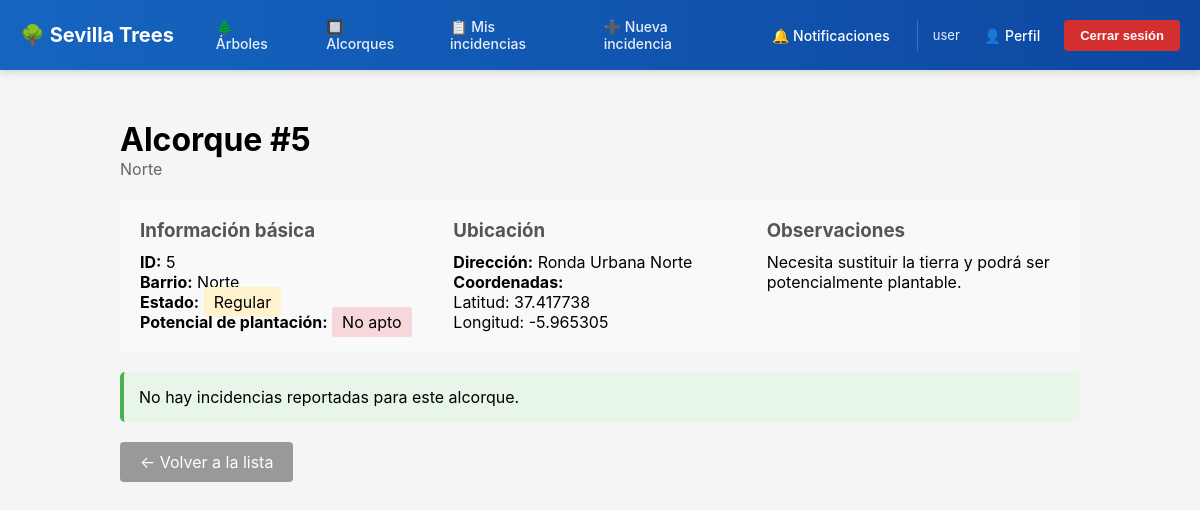
Page /inventario/alcorques/5/ (signed in) on the earlier database version.
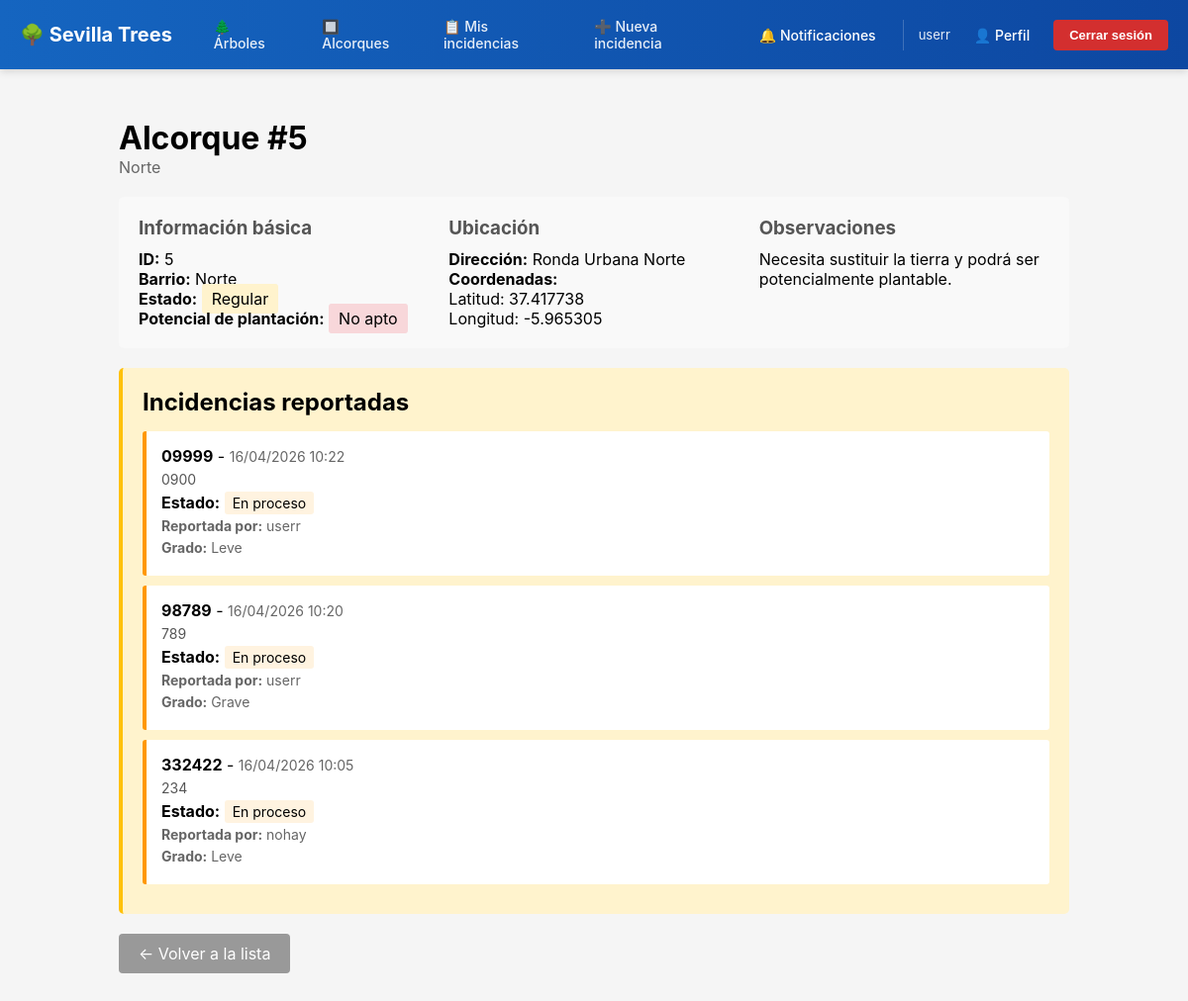
Same page on the later database version.
### cuentas/models.py (models this page shows, shortened)
class Usuario(AbstractUser):
	class Rol(models.TextChoices):
		REGISTRADO = "REGISTRADO", "Registrado"
		ADMINISTRADOR = "ADMINISTRADOR", "Administrador"
	class EstadoCuenta(models.TextChoices):
		ACTIVA = "ACTIVA", "Activa"
		PENDIENTE_ELIMINACION = "PENDIENTE_ELIMINACION", "Pendiente eliminación"
		ELIMINADA = "ELIMINADA", "Eliminada"
	nombre = models.CharField(max_length=159)
	correo = models.EmailField(unique=True)
	rol = models.CharField(max_length=20, choices=Rol.choices, default=Rol.REGISTRADO,)
	fecha_registro = models.DateTimeField(default=timezone.now)
	estado_cuenta = models.CharField(max_length=30, choices=EstadoCuenta.choices, default=EstadoCuenta.ACTIVA)
	USERNAME_FIELD = "correo"
	REQUIRED_FIELDS = ["username"]
	@property
	def es_admin(self) -> bool:
		return self.rol == self.Rol.ADMINISTRADOR
	@property
	def notificaciones_sin_leer(self) -> int:
		return self.notificaciones.filter(leido=False).count()

### incidencias/models.py (models this page shows, shortened)
class Incidencia(models.Model):
	class Grado(models.TextChoices):
		LEVE = "LEVE", "Leve"
		MEDIO = "MEDIO", "Medio"
		GRAVE = "GRAVE", "Grave"
	class Estado(models.TextChoices):
		ABIERTA = "ABIERTA", "Abierta"
		EN_PROCESO = "EN_PROCESO", "En proceso"
		CERRADA = "CERRADA", "Cerrada"
	titulo = models.CharField(max_length=120)
	descripcion = models.TextField()
	grado_incidencia = models.CharField(max_length=30, choices=Grado.choices, default=Grado.LEVE)
	fecha_reporte = models.DateTimeField(auto_now_add=True)
	fecha_act = models.DateTimeField(auto_now=True, null=True, blank=True)
	estado = models.CharField(max_length=30, choices=Estado.choices, default=Estado.ABIERTA)
	foto = models.ImageField(upload_to='incidencias/', null=True, blank=True)
	observaciones_internas = models.TextField(null=True, blank=True, help_text="Solo visible para administradores")
	usuario = models.ForeignKey("cuentas.Usuario", on_delete=models.PROTECT, related_name="usu_incidencia")
	arbol = models.ForeignKey("inventario.Arbol", on_delete=models.PROTECT, null=True, blank=True, related_name="arbol_inci")
	alcorque = models.ForeignKey("inventario.Alcorque", on_delete=models.PROTECT, null=True, blank=True, related_name="alcorque_inci")
	admin_resp = models.ForeignKey("cuentas.Usuario", on_delete=models.PROTECT, null=True, blank=True, related_name="admin_inci")
	class Meta: constraints = [
		models.CheckConstraint(check=(
			(Q(arbol__isnull=False) & Q(alcorque__isnull=True)) |
			(Q(arbol__isnull=True) & Q(alcorque__isnull=False))),
		name="check_arbol_alcorque_incidencia",),]

### inventario/views.py (the view)
# urls.py: path("alcorques/<int:pk>/", views.alcorque_detalle, name="alcorque_detalle"),
def alcorque_detalle(request, pk):
    alcorque = get_object_or_404(Alcorque.objects.select_related("barrio"), pk=pk)
    incidencias = []
    if request.user.is_authenticated:
        incidencias = alcorque.alcorque_inci.select_related("usuario", "admin_resp").order_by("-fecha_reporte")
    return render(request, "inventario/alcorque_detalle.html", {"alcorque": alcorque, "incidencias": incidencias,})

### templates/inventario/alcorque_detalle.html (shortened to what the changed rows need)
{% extends "base.html" %}
{% block content %}
<div style="max-width: 1000px; margin: 30px auto; padding: 20px;">
    <div style="display: flex; justify-content: space-between; align-items: start; margin-bottom: 20px;">
        <div>
            <h1>Alcorque #{{ alcorque.id }}</h1>
        </div>
    </div>
    {% if incidencias %}
        <div style="background-color: #fff3cd; padding: 20px; border-radius: 5px; border-left: 4px solid #ffc107;">
            <h2>Incidencias reportadas</h2>
            <div style="margin-top: 15px;">
                {% for incidencia in incidencias %}
                    <div style="background-color: white; padding: 15px; margin-bottom: 10px; border-radius: 3px; border-left: 4px solid {% if incidencia.estado == 'ABIERTA' %}#d32f2f{% elif incidencia.estado == 'EN_PROCESO' %}#ff9800{% elif incidencia.estado == 'RESUELTA' %}#4caf50{% else %}#2196f3{% endif %};">
                        <p><strong>{{ incidencia.titulo }}</strong> - <span style="color: #666; font-size: 14px;">{{ incidencia.fecha_reporte|date:"d/m/Y H:i" }}</span></p>
                        <p style="color: #555; font-size: 14px; margin: 5px 0;">{{ incidencia.descripcion|truncatewords:30 }}</p>
                        <p style="margin: 5px 0;"><strong>Estado:</strong> <span style="background-color: {% if incidencia.estado == 'ABIERTA' %}#ffebee{% elif incidencia.estado == 'EN_PROCESO' %}#fff3e0{% elif incidencia.estado == 'RESUELTA' %}#e8f5e9{% else %}#e3f2fd{% endif %}; padding: 3px 8px; border-radius: 3px; font-size: 14px;">{{ incidencia.get_estado_display }}</span></p>
                        <p style="margin: 5px 0; color: #666; font-size: 14px;"><strong>Reportada por:</strong> {{ incidencia.usuario.nombre }}</p>
                        {% if incidencia.grado_incidencia %}
                            <p style="margin: 5px 0; color: #666; font-size: 14px;"><strong>Grado:</strong> {{ incidencia.get_grado_incidencia_display }}</p>
                        {% endif %}
                    </div>
                {% endfor %}
            </div>
        </div>
    {% else %}
        <div style="background-color: #e8f5e9; border-left: 4px solid #4caf50; padding: 15px; border-radius: 5px;">
            <p>No hay incidencias reportadas para este alcorque.</p>
        </div>
    {% endif %}
</div>
{% endblock %}

### templates/base.html (shortened to what this page needs)
<!DOCTYPE html>
<html lang="es">
<head>
</head>
<body>
    <header>
        <nav>
            <div class="container">
                <a href="{% url 'inicio' %}" class="logo">🌳 Sevilla Trees</a>
                <div class="nav-left">
                    <a href="{% url 'arbol_lista' %}">🌲 Árboles</a>
                    <a href="{% url 'alcorque_lista' %}">🔲 Alcorques</a>
                    {% if user.is_authenticated %}
                        {% if user.es_admin %}
                            <a href="{% url 'incidencia_lista' %}" style="color: rgba(255, 255, 255, 0.9); text-decoration: none; font-weight: 500; font-size: 14px; padding: 6px 12px; border-radius: 4px; transition: all 0.3s;">📋 Todas las incidencias</a>
                        {% else %}
                            <a href="{% url 'incidencia_lista' %}" style="color: rgba(255, 255, 255, 0.9); text-decoration: none; font-weight: 500; font-size: 14px; padding: 6px 12px; border-radius: 4px; transition: all 0.3s;">📋 Mis incidencias</a>
                        {% endif %}
                        <a href="{% url 'nueva_incidencia' %}">➕ Nueva incidencia</a>
                    {% endif %}
                </div>
                <div class="nav-right">
                    {% if user.is_authenticated %}
                        <a href="{% url 'notificacion_lista' %}" class="notification-link">
                            🔔 Notificaciones
                        </a>
                        <div class="user-section">
                            <span class="user-name">{{ user.nombre }}</span>
                            <a href="{% url 'perfil' %}" class="profile-link">👤 Perfil</a>
                            <form action="{% url 'logout' %}" method="post" style="display: inline; margin: 0;">
                                <button type="submit" class="btn-logout">Cerrar sesión</button>
                            </form>
                        </div>
                    {% else %}
                        <div class="auth-links">
                            <a href="{% url 'login' %}">Iniciar sesión</a>
                            <a href="{% url 'signup' %}" class="btn-signup">Registrarse</a>
                        </div>
                    {% endif %}
                </div>
            </div>
        </nav>
    </header>
    <main>
        {% block content %}{% endblock %}
    </main>
</body>
</html>

Differences in the rows shown:
changed Usuario: nombre "user" → "userr"
added Incidencia: titulo "09999", fecha_reporte "16/04/2026 10:22", descripcion "0900", estado "En proceso", usuario.nombre "userr", grado_incidencia "Leve"
added Incidencia: titulo "98789", fecha_reporte "16/04/2026 10:20", descripcion "789", estado "En proceso", usuario.nombre "userr", grado_incidencia "Grave"
added Incidencia: titulo "332422", fecha_reporte "16/04/2026 10:05", descripcion "234", estado "En proceso", usuario.nombre "nohay", grado_incidencia "Leve"
Other differences:
text no longer shown: "No hay incidencias reportadas para este alcorque."
text now shown: "Incidencias reportadas"
